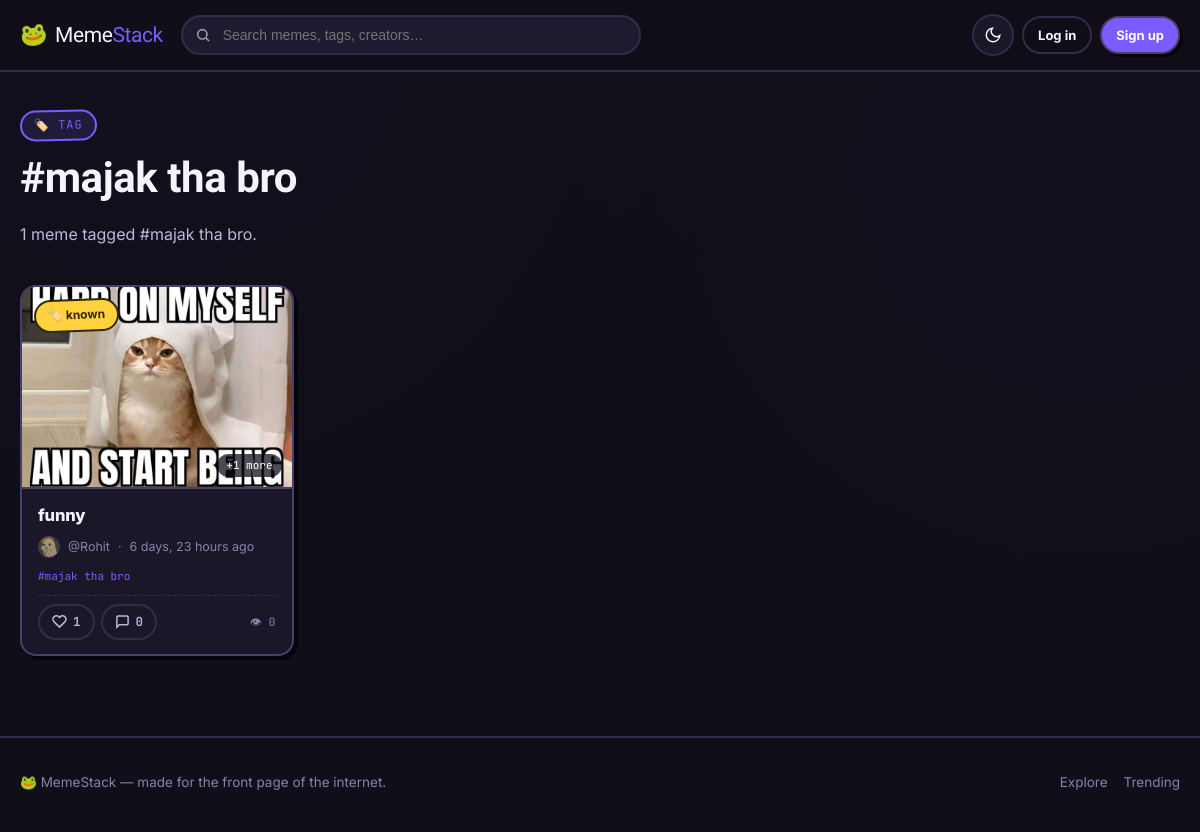
/tag/majak-tha-bro/, run on the app's committed database.
### blog/models.py (models this page shows, shortened)
class Tag(models.Model):
    name = models.CharField(
        max_length=50,
        unique=True
    )
    slug = models.SlugField(
        max_length=60,
        unique=True,
        blank=True
    )
    class Meta:
        ordering = ["name"]

class Post(models.Model):
    author = models.ForeignKey(
        User,
        on_delete=models.CASCADE,
        related_name="posts"
    )
    category = models.ForeignKey(
        Category,
        on_delete=models.SET_NULL,
        null=True,
        blank=True,
        related_name="posts"
    )
    tags = models.ManyToManyField(
        Tag,
        related_name="posts",
        blank=True
    )
    title = models.CharField(
        max_length=200
    )
    content = models.TextField()
    image = models.ImageField(
        upload_to="post_images/",
        blank=True,
        null=True
    )
    created_at = models.DateTimeField(
        auto_now_add=True
    )
    updated_at = models.DateTimeField(
        auto_now=True
    )
    likes = models.ManyToManyField(
        User,
        related_name="liked_posts",
        blank=True
    )
    saved_by = models.ManyToManyField(
        User,
        related_name="saved_posts",
        blank=True
    )
    views = models.PositiveIntegerField(
        default=0
    )
    class Meta:
        ordering = ["-created_at"]
    @property
    def like_count(self):
        return self.likes.count()
    @property
    def comment_count(self):
        return self.comments.count()

class Category(models.Model):
    name = models.CharField(
        max_length=100,
        unique=True
    )
    icon = models.CharField(
        max_length=10,
        blank=True,
        default="🏷️",
        help_text="An emoji used as the category icon."
    )
    class Meta:
        verbose_name_plural = "Categories"
        ordering = ["name"]

### users/models.py (models this page shows, shortened)
class Profile(models.Model):
    user = models.OneToOneField(
        User,
        on_delete=models.CASCADE
    )
    profile_image = models.ImageField(
        upload_to="profile_images/",
        default="profile_images/default.png",
        blank=True,
        null=True
    )
    banner_image = models.ImageField(
        upload_to="profile_banners/",
        blank=True,
        null=True
    )
    bio = models.TextField(blank=True)
    location = models.CharField(
        max_length=100,
        blank=True
    )
    website = models.URLField(blank=True)
    github = models.URLField(blank=True)
    linkedin = models.URLField(blank=True)
    created_at = models.DateTimeField(
        auto_now_add=True
    )
    updated_at = models.DateTimeField(
        auto_now=True
    )

### blog/views.py (the view)
# urls.py: path("tag/<slug:slug>/", views.tag_posts, name="tag_posts"),
def tag_posts(request, slug):
    tag = get_object_or_404(Tag, slug=slug)
    posts = tag.posts.select_related("author", "author__profile").prefetch_related(
        "tags", "likes", "saved_by", "media"
    ).order_by("-created_at")
    paginator = Paginator(posts, POSTS_PER_PAGE)
    posts = paginator.get_page(request.GET.get("page"))
    return render(request, "tag_posts.html", {"tag": tag, "posts": posts})

### blog/context_processors.py (called while the page is built)
def notifications(request):
    if not request.user.is_authenticated:
        return {}
    qs = request.user.notifications.select_related("sender", "post")
    return {
        "nav_notifications": qs[:6],
        "unread_notif_count": qs.filter(is_read=False).count(),
    }

### blog/templates/tag_posts.html (shortened to what this page needs)
{% extends "base.html" %}
{% block content %}
<div class="page-head">
    <span class="eyebrow">🏷️ tag</span>
    <h1>#{{ tag.name }}</h1>
    <p class="lead">{{ posts.paginator.count }} meme{{ posts.paginator.count|pluralize }} tagged #{{ tag.name }}.</p>
</div>
{% if posts %}
    <div class="feed-grid">
        {% for post in posts %}
            {% include "partials/post_card.html" %}
        {% endfor %}
    </div>
{% endif %}
{% endblock %}

### blog/templates/partials/post_card.html (shortened to what this page needs)
{% load static %}
<article class="post-card sticker sticker--interactive" data-post-card>
    <a class="post-card-media" href="{% url 'post_detail' post.id %}">
        {% if post.image %}
            <img src="{{ post.image.url }}" alt="{{ post.title }}" loading="lazy">
        {% else %}
            <div class="no-image">🖼️</div>
        {% endif %}
        {% if post.category %}
            <span class="post-card-badge">
                <span class="badge-category">{{ post.category.icon }} {{ post.category.name }}</span>
            </span>
        {% endif %}
        {% if post.media.count %}
            <span class="media-count">+{{ post.media.count }} more</span>
        {% endif %}
    </a>
    <div class="post-card-body">
        <h3 class="post-card-title">
            <a href="{% url 'post_detail' post.id %}">{{ post.title }}</a>
        </h3>
        <div class="post-card-meta">
            <img src="{{ post.author.profile.profile_image.url }}" alt="">
            <a href="{% url 'public_profile' post.author.username %}">@{{ post.author.username }}</a>
            <span>·</span>
            <span>{{ post.created_at|timesince }} ago</span>
        </div>
        {% if post.tags.all %}
            <div class="post-card-tags">
                {% for tag in post.tags.all|slice:":3" %}
                    <a href="{% url 'tag_posts' tag.slug %}">#{{ tag.name }}</a>
                {% endfor %}
            </div>
        {% endif %}
        <div class="post-card-footer">
            <div class="stamp-row">
                {% if user.is_authenticated %}
                    <button
                        type="button"
                        class="stamp-btn {% if user in post.likes.all %}is-active{% endif %}"
                        data-like-url="{% url 'like_post' post.id %}"
                        data-post-id="{{ post.id }}"
                        aria-label="Like this post"
                    >
                        <svg viewBox="0 0 24 24" fill="none" stroke="currentColor" stroke-width="2.4"><path d="M20.8 4.6a5.5 5.5 0 0 0-7.8 0L12 5.6l-1-1a5.5 5.5 0 0 0-7.8 7.8l1 1L12 21l7.8-7.6 1-1a5.5 5.5 0 0 0 0-7.8Z"/></svg>
                        <span data-like-count="{{ post.id }}">{{ post.like_count }}</span>
                    </button>
                {% else %}
                    <a href="{% url 'login' %}" class="stamp-btn" aria-label="Log in to like">
                        <svg viewBox="0 0 24 24" fill="none" stroke="currentColor" stroke-width="2.4"><path d="M20.8 4.6a5.5 5.5 0 0 0-7.8 0L12 5.6l-1-1a5.5 5.5 0 0 0-7.8 7.8l1 1L12 21l7.8-7.6 1-1a5.5 5.5 0 0 0 0-7.8Z"/></svg>
                        <span>{{ post.like_count }}</span>
                    </a>
                {% endif %}
                <a href="{% url 'post_detail' post.id %}#comments" class="stamp-btn" aria-label="View comments">
                    <svg viewBox="0 0 24 24" fill="none" stroke="currentColor" stroke-width="2.4"><path d="M21 15a2 2 0 0 1-2 2H7l-4 4V5a2 2 0 0 1 2-2h14a2 2 0 0 1 2 2Z"/></svg>
                    <span>{{ post.comment_count }}</span>
                </a>
            </div>
            <span class="text-faint mono" style="font-size:11.5px;">👁 {{ post.views }}</span>
        </div>
    </div>
</article>

### static/css/tokens.css (style rules this page uses)
:root { --pop-violet: #7c5cff; --pop-violet-dim: #5b3ef0; --hot-coral: #ff5c7a; --zap-yellow: #ffd23f; --mint: #2fe6a9; --sky: #3fd2ff; --font-display: "Archivo Black", "Arial Black", sans-serif; --font-body: "Inter", -apple-system, BlinkMacSystemFont, "Segoe UI", sans-serif; --font-mono: "JetBrains Mono", "Space Mono", ui-monospace, monospace; --radius-sm: 10px; --radius-md: 16px; --radius-lg: 22px; --radius-pill: 999px; --border-w: 2px; --stamp-x: 4px; --stamp-y: 4px; --transition-fast: 120ms ease; --transition-med: 220ms cubic-bezier(.2, .8, .2, 1); }
:root, [data-theme="dark"] { --bg: #100e19; --bg-alt: #17142450; --surface: #1b1728; --surface-raised: #221d34; --ink: #f6f3ff; --ink-soft: #beb6db; --ink-faint: #8a80ab; --border: #322b49; --border-strong: #4a3f6b; --shadow-color: #05040a; --accent: var(--pop-violet); --accent-ink: #ffffff; --overlay: rgba(10, 8, 18, 0.72); --input-bg: #1f1a30; --scrollbar: #35304c; }
* { box-sizing: border-box; }
html { scroll-behavior: smooth; }
body { margin: 0; background: radial-gradient(circle at 12% 0%, var(--bg-alt), transparent 45%), radial-gradient(circle at 90% 20%, var(--bg-alt), transparent 40%), var(--bg); color: var(--ink); font-family: var(--font-body); line-height: 1.55; min-height: 100vh; -webkit-font-smoothing: antialiased; transition: background-color var(--transition-med), color var(--transition-med); }
a { color: inherit; text-decoration: none; }
img { max-width: 100%; display: block; }
h1, h2, h3, h4 { font-family: var(--font-display); line-height: 1.1; letter-spacing: -0.01em; margin: 0 0 .5em; }
p { margin: 0 0 1em; }
.mono { font-family: var(--font-mono); }
.page-head { padding: 38px 0 22px; }
.page-head .eyebrow { display: inline-flex; align-items: center; gap: 6px; font-family: var(--font-mono); font-size: 12px; letter-spacing: .08em; text-transform: uppercase; color: var(--accent); background: color-mix(in srgb, var(--accent) 14%, transparent); border: var(--border-w) solid var(--accent); padding: 4px 12px; border-radius: var(--radius-pill); margin-bottom: 14px; transform: rotate(-1deg); }
.page-head h1 { font-size: clamp(28px, 4vw, 42px); }
.page-head p.lead { color: var(--ink-soft); max-width: 60ch; font-size: 16px; }
.sticker { background: var(--surface); border: var(--border-w) solid var(--border-strong); border-radius: var(--radius-md); box-shadow: var(--stamp-x) var(--stamp-y) 0 0 var(--shadow-color); transition: transform var(--transition-fast), box-shadow var(--transition-fast); }
.badge-category { display: inline-flex; align-items: center; gap: 5px; font-size: 12px; font-weight: 700; padding: 5px 12px; border-radius: var(--radius-pill); background: var(--zap-yellow); color: #362700; transform: rotate(-2deg); border: var(--border-w) solid #362700; }
.text-faint { color: var(--ink-faint); }

### data on the page
Tag: name "majak tha bro"
Post: image (picture), category.icon "🏷️", category.name "known", media.count "1", title "funny", author.profile.profile_image (picture), author.username "Rohit", created_at "6 days, 23 hours", like_count "1", comment_count "0", views "0"

### other printed values
{{ posts.paginator.count }} "1"
